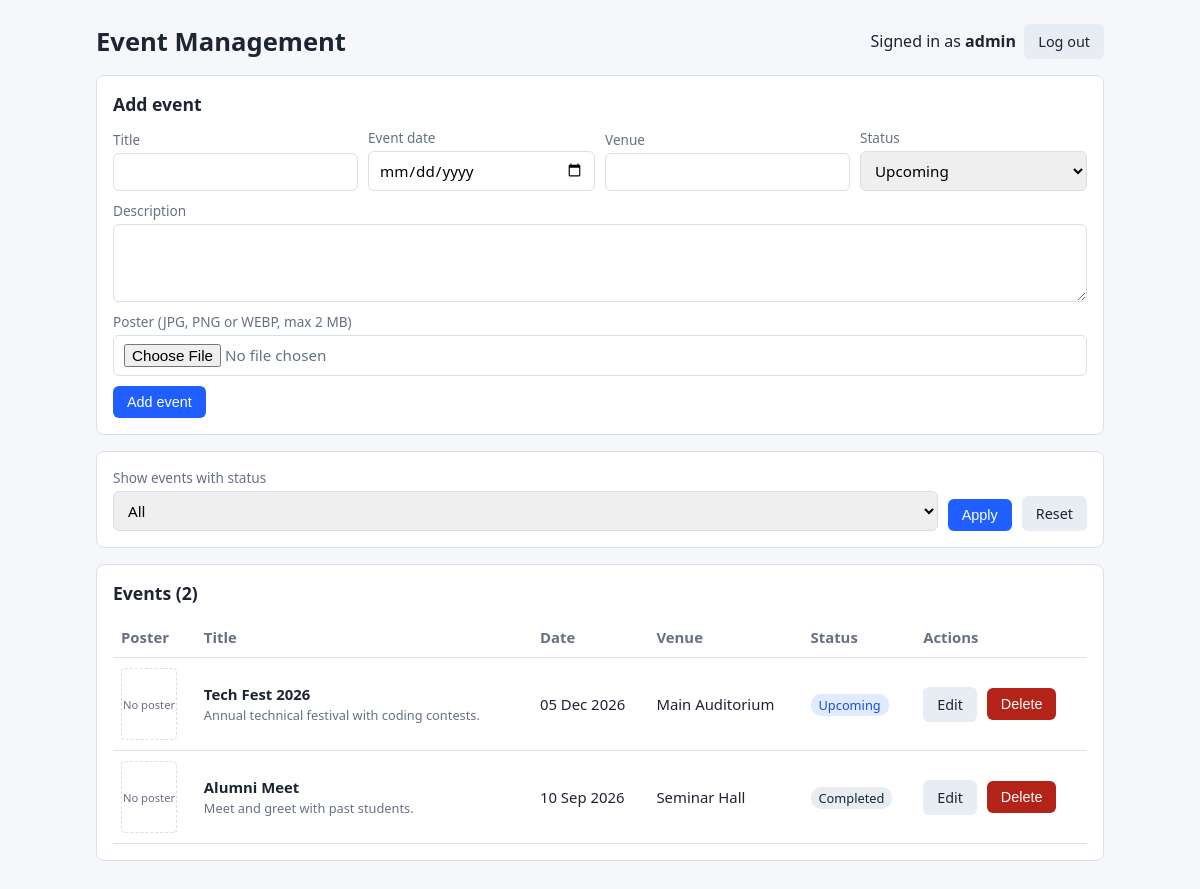
The app's page /index.php (signed in) with its own data.
### tables this page shows
CREATE TABLE events (
    id          INT AUTO_INCREMENT PRIMARY KEY,
    title       VARCHAR(150) NOT NULL,
    description TEXT,
    event_date  DATE         NOT NULL,
    venue       VARCHAR(150) NOT NULL,
    status      ENUM('Upcoming','Ongoing','Completed','Cancelled') NOT NULL DEFAULT 'Upcoming',
    poster      VARCHAR(100) DEFAULT NULL,
    created_at  TIMESTAMP DEFAULT CURRENT_TIMESTAMP
);

### config.php (called while the page is built, shortened)
<?php
function e($v) { return htmlspecialchars((string)$v, ENT_QUOTES, 'UTF-8'); }

### index.php (the view, shortened to what this page needs)
<?php
require 'config.php';
$editing = null;
$filter = $_GET['status'] ?? '';
if (in_array($filter, STATUSES, true)) {
    $stmt = $conn->prepare('SELECT * FROM events WHERE status = ? ORDER BY event_date DESC');
    $stmt->bind_param('s', $filter);
} else {
    $stmt = $conn->prepare('SELECT * FROM events ORDER BY event_date DESC');
}
$stmt->execute();
$events = $stmt->get_result()->fetch_all(MYSQLI_ASSOC);
?>
<!DOCTYPE html>
<html lang="en">
<head>
</head>
<body>
<div class="wrap">
  <div class="top">
    <h1>Event Management</h1>
    <div>Signed in as <strong><?= e($_SESSION['admin']) ?></strong> &nbsp;<a class="btn secondary" href="logout.php">Log out</a></div>
  </div>
  <div class="card">
    <h2><?= $editing ? 'Edit event' : 'Add event' ?></h2>
    <form method="post" enctype="multipart/form-data" class="row">
      <label>Title
        <input name="title" required maxlength="150" value="<?= e($editing['title'] ?? '') ?>">
      </label>
      <label>Event date
        <input type="date" name="event_date" required value="<?= e($editing['event_date'] ?? '') ?>">
      </label>
      <label>Venue
        <input name="venue" required maxlength="150" value="<?= e($editing['venue'] ?? '') ?>">
      </label>
      <label>Status
        <select name="status" required>
          <?php foreach (STATUSES as $st): ?>
            <option <?= ($editing['status'] ?? 'Upcoming') === $st ? 'selected' : '' ?>><?= e($st) ?></option>
          <?php endforeach; ?>
        </select>
      </label>
      <label class="wide">Description
        <textarea name="description" rows="3"><?= e($editing['description'] ?? '') ?></textarea>
      </label>
      <label class="wide">Poster (JPG, PNG or WEBP, max <?= MAX_POSTER_MB ?> MB)
        <input type="file" name="poster" accept=".jpg,.jpeg,.png,.webp,image/jpeg,image/png,image/webp">
      </label>
      <button type="submit"><?= $editing ? 'Save changes' : 'Add event' ?></button>
    </form>
  </div>
  <div class="card">
    <form method="get" class="row">
      <label>Show events with status
        <select name="status">
          <option value="">All</option>
        </select>
      </label>
      <button type="submit">Apply</button>
      <a class="btn secondary" href="index.php">Reset</a>
    </form>
  </div>
  <div class="card">
    <h2>Events (<?= count($events) ?>)</h2>
    <div class="table-wrap">
      <table>
        <thead><tr><th>Poster</th><th>Title</th><th>Date</th><th>Venue</th><th>Status</th><th>Actions</th></tr></thead>
        <tbody>
        <?php foreach ($events as $ev): ?>
          <tr>
            <td>
              <?php if ($ev['poster']): ?>
                <img src="uploads/<?= e($ev['poster']) ?>" alt="Poster for <?= e($ev['title']) ?>">
              <?php else: ?><div class="noimg">No poster</div><?php endif; ?>
            </td>
            <td><strong><?= e($ev['title']) ?></strong><br><span class="hint"><?= e(mb_strimwidth((string)$ev['description'], 0, 70, '...')) ?></span></td>
            <td><?= e(date('d M Y', strtotime($ev['event_date']))) ?></td>
            <td><?= e($ev['venue']) ?></td>
            <td><span class="badge <?= e($ev['status']) ?>"><?= e($ev['status']) ?></span></td>
            <td class="actions">
              <a class="btn secondary" href="?edit=<?= (int)$ev['id'] ?>">Edit</a>
              <form method="post" class="inline"
                    onsubmit="return confirm('Delete &quot;<?= e(addslashes($ev['title'])) ?>&quot; and its poster? This cannot be undone.');">
                <button type="submit" class="danger">Delete</button>
              </form>
            </td>
          </tr>
        <?php endforeach; ?>
        </tbody>
      </table>
    </div>
  </div>
</div>
</body>
</html>

### index.php (style rules this page uses)
:root { --ink:#1d2433; --muted:#667085; --line:#d9dee7; --bg:#f5f7fb; --card:#fff; --accent:#1f5eff; --ok:#137a3d; --okbg:#e6f6ec; --err:#b42318; --errbg:#fdecea; }
* { box-sizing:border-box; }
body { margin:0; font-family:system-ui,Segoe UI,Arial,sans-serif; background:var(--bg); color:var(--ink); }
.wrap { max-width:1040px; margin:0 auto; padding:24px 16px 48px; }
.top { display:flex; justify-content:space-between; align-items:center; margin-bottom:16px; gap:12px; flex-wrap:wrap; }
h1 { font-size:1.6rem; margin:0; }
h2 { font-size:1.1rem; margin:0 0 12px; }
.card { background:var(--card); border:1px solid var(--line); border-radius:8px; padding:16px; margin-bottom:16px; }
.row { display:flex; gap:10px; flex-wrap:wrap; align-items:flex-end; }
label { display:flex; flex-direction:column; font-size:.85rem; color:var(--muted); gap:4px; flex:1 1 200px; }
label.wide { flex-basis:100%; }
input, select, textarea { padding:8px 10px; border:1px solid var(--line); border-radius:6px; font-size:.95rem; font-family:inherit; }
button, .btn { padding:8px 14px; border:0; border-radius:6px; background:var(--accent); color:#fff; font-size:.9rem; cursor:pointer; text-decoration:none; display:inline-block; }
.btn.secondary { background:#e8ecf3; color:var(--ink); }
button.danger { background:var(--err); }
.hint { font-size:.8rem; color:var(--muted); }
.table-wrap { overflow-x:auto; }
table { width:100%; border-collapse:collapse; font-size:.93rem; }
th, td { text-align:left; padding:10px 8px; border-bottom:1px solid var(--line); vertical-align:middle; }
th { color:var(--muted); font-weight:600; }
.noimg { width:56px; height:72px; border:1px dashed var(--line); border-radius:4px; display:flex; align-items:center; justify-content:center; font-size:.7rem; color:var(--muted); text-align:center; }
.badge { padding:2px 8px; border-radius:10px; font-size:.8rem; background:#e8ecf3; }
.badge.Upcoming { background:#e0ebff; color:#1a4fd6; }
td.actions { white-space:nowrap; }
td.actions > * { display:inline-block; vertical-align:middle; }
form.inline { margin:0 0 0 6px; }

### records on screen
events: shows "No poster", title "Tech Fest 2026", description "Annual technical festival with coding contests.", event_date "05 Dec 2026", venue "Main Auditorium", status "Upcoming"
events: shows "No poster", title "Alumni Meet", description "Meet and greet with past students.", event_date "10 Sep 2026", venue "Seminar Hall", status "Completed"

### other values on screen
$_SESSION['admin'] "admin"
MAX_POSTER_MB "2"
count($events) "2"
form field status "Upcoming"
